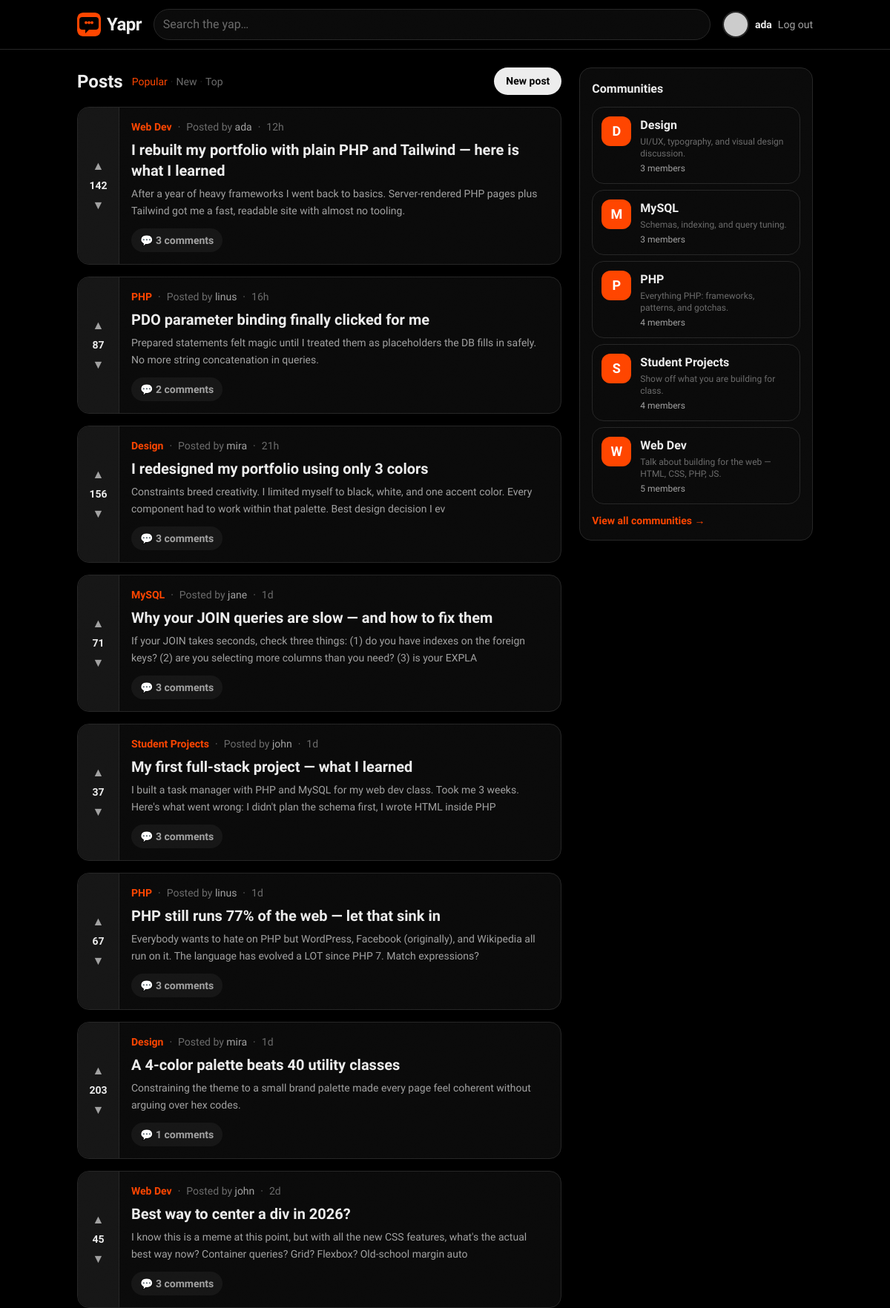
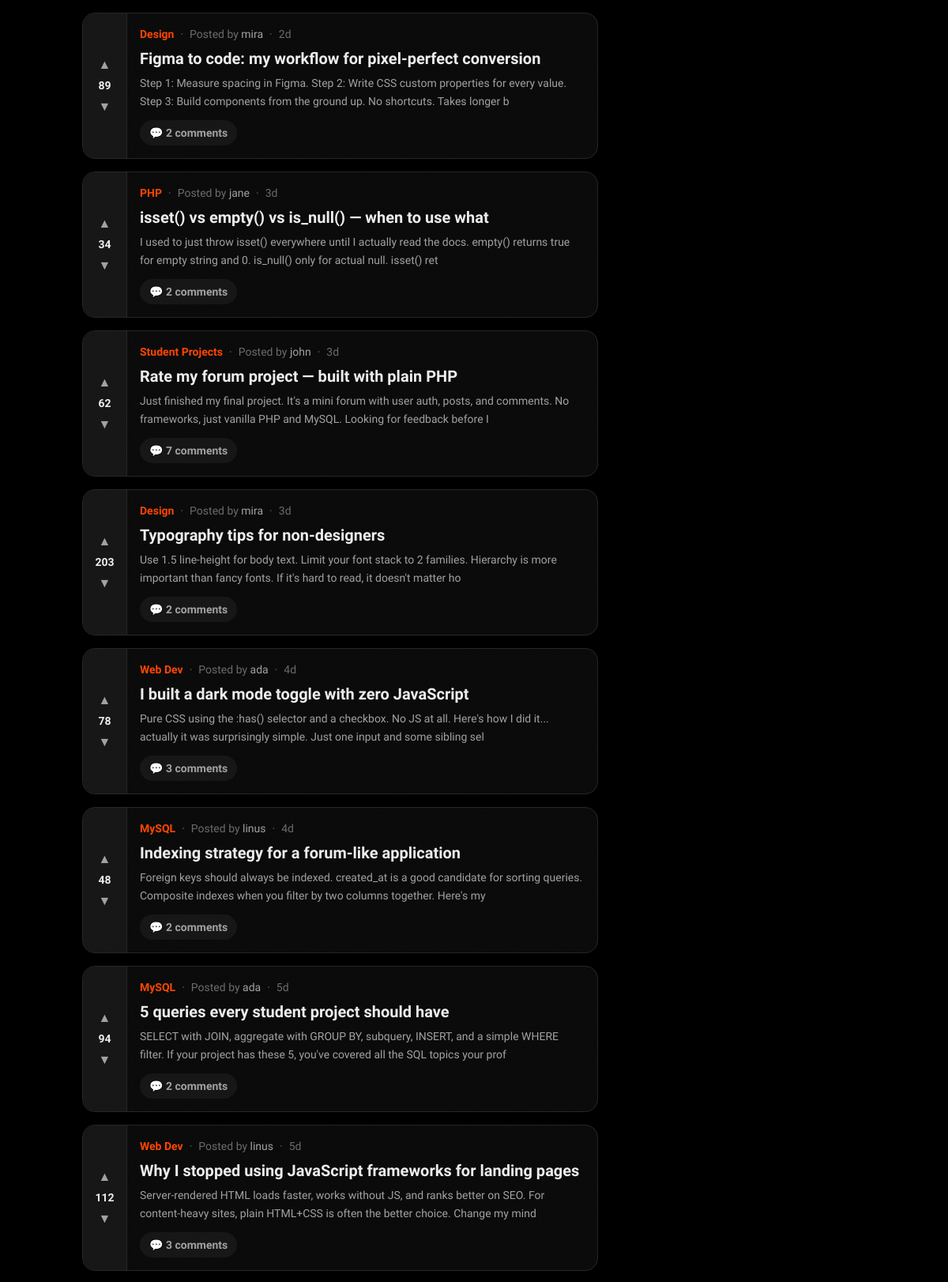
/index.php (signed in, upper part), run on the app's committed database (2 pictures, top to bottom).
### tables this page shows
CREATE TABLE posts (
    id           INT UNSIGNED AUTO_INCREMENT PRIMARY KEY,
    title        VARCHAR(255) NOT NULL,
    body         TEXT         NOT NULL,
    user_id      INT UNSIGNED NOT NULL,
    community_id INT UNSIGNED NOT NULL,
    score        INT          NOT NULL DEFAULT 0,
    created_at   TIMESTAMP    NOT NULL DEFAULT CURRENT_TIMESTAMP,
    updated_at   TIMESTAMP    NOT NULL DEFAULT CURRENT_TIMESTAMP ON UPDATE CURRENT_TIMESTAMP,
    FOREIGN KEY (user_id)      REFERENCES users(id)       ON DELETE CASCADE,
    FOREIGN KEY (community_id) REFERENCES communities(id) ON DELETE CASCADE
);

CREATE TABLE communities (
    id          INT UNSIGNED AUTO_INCREMENT PRIMARY KEY,
    name        VARCHAR(50)  NOT NULL,
    slug        VARCHAR(60)  NOT NULL UNIQUE,
    description TEXT         DEFAULT NULL,
    owner_id    INT UNSIGNED NOT NULL,
    created_at  TIMESTAMP    NOT NULL DEFAULT CURRENT_TIMESTAMP,
    FOREIGN KEY (owner_id) REFERENCES users(id) ON DELETE CASCADE
);

### api/includes/helpers.php (the view, shortened to what this page needs)
<?php
function timeAgo(string $datetime): string {
    $timestamp = strtotime($datetime);
    $diff = time() - $timestamp;
    if ($diff < 86400) return floor($diff / 3600) . 'h';
    if ($diff < 604800) return floor($diff / 86400) . 'd';
    return date('M j', $timestamp);
}
function esc($value): string {
    return htmlspecialchars((string) $value, ENT_QUOTES, 'UTF-8');
}
function avatarHtml(array $user, int $size = 10): string {
    $username = $user['username'] ?? 'guest';
    $initial = esc(mb_strtoupper(mb_substr($username, 0, 1)));
    $color = esc($user['avatar_color'] ?? '#ff4500');
    $px = $size * 4;
    $initialCircle = sprintf(
        '<div style="width:%1$dpx;height:%1$dpx;background-color:%2$s"'
        . ' class="flex items-center justify-center rounded-full border-2 border-line text-white font-semibold animate-scale-in">%3$s</div>',
        $px, $color, $initial
    );
    $url = $user['avatar_url'] ?? '';
    if ($url === '') {
        $url = 'https://api.dicebear.com/9.x/bottts/svg?seed=' . rawurlencode($username);
    }
    $fallback = "'" . str_replace('"', '&quot;', $initialCircle) . "'";
    return sprintf(
        '<img src="%1$s" alt="%2$s" width="%3$d" height="%3$d" loading="lazy"'
        . ' style="width:%3$dpx;height:%3$dpx;object-fit:cover;border-radius:9999px"'
        . ' class="rounded-full border-2 border-line object-cover"'
        . ' onerror="this.onerror=null;this.outerHTML=%4$s">',
        esc($url), esc($username), $px, $fallback
    );
}
function postCardHtml(array $post, int $index = 0): string {
    $author = $post['author']['username'] ?? 'unknown';
    $community = esc($post['community'] ?? '');
    $slug = esc($post['community_slug'] ?? '');
    $title = esc($post['title'] ?? '');
    $excerpt = esc(mb_substr($post['body'] ?? '', 0, 160));
    $score = esc($post['score'] ?? 0);
    $comments = esc($post['comments_count'] ?? 0);
    $time = esc($post['time'] ?? '');
    $id = (int) ($post['id'] ?? 0);
    $delay = min($index, 7) * 55;
    $comm = $community !== ''
        ? '<a href="community.php?slug=' . $slug . '" class="font-display font-semibold text-pop transition hover:underline">' . $community . '</a>'
        : '';
    return <<<HTML
    <div class="reveal" style="--reveal-delay:{$delay}ms">
      <article class="card flex overflow-hidden">
        <div class="vote-rail" data-score="{$score}">
          <button type="button" class="vote-btn is-up" aria-label="Upvote">▲</button>
          <span class="vote-score">{$score}</span>
          <button type="button" class="vote-btn is-down" aria-label="Downvote">▼</button>
        </div>
        <div class="min-w-0 flex-1 p-4">
          <div class="mb-2 flex flex-wrap items-center gap-2 text-sm text-ink-faint">
            {$comm}
            <span>·</span>
            <span>Posted by <span class="font-medium text-ink-soft">{$author}</span></span>
            <span>·</span>
            <span>{$time}</span>
          </div>
          <a href="post.php?id={$id}" class="block group">
            <h2 class="font-display text-xl font-semibold leading-snug text-ink transition group-hover:text-pop">{$title}</h2>
            <p class="mt-1.5 line-clamp-3 text-sm leading-relaxed text-ink-soft">{$excerpt}</p>
          </a>
          <div class="mt-3 flex items-center gap-3 text-sm text-ink-faint">
            <a href="post.php?id={$id}" class="pill bg-night-raised text-ink-soft transition hover:bg-pop hover:text-white">💬 {$comments} comments</a>
          </div>
        </div>
      </article>
    </div>
HTML;
}
function communityCardHtml(array $c, int $index = 0): string {
    $name = esc($c['name'] ?? '');
    $slug = esc($c['slug'] ?? '');
    $desc = esc($c['description'] ?? '');
    $members = esc($c['members_count'] ?? 0);
    $initial = esc(mb_strtoupper(mb_substr($c['name'] ?? '', 0, 1)));
    $delay = min($index, 7) * 55;
    return <<<HTML
    <div class="reveal" style="--reveal-delay:{$delay}ms">
      <a href="community.php?slug={$slug}" class="card flex items-start gap-3 p-3">
        <span class="flex h-10 w-10 shrink-0 items-center justify-center rounded-xl bg-pop font-display text-lg font-black text-white">{$initial}</span>
        <div class="min-w-0">
          <h3 class="font-display font-semibold text-ink">{$name}</h3>
          <p class="mt-0.5 line-clamp-2 text-xs text-ink-faint">{$desc}</p>
          <p class="mt-1 text-xs font-medium text-ink-soft">{$members} members</p>
        </div>
      </a>
    </div>
HTML;
}

### api/index.php (shortened to what this page needs)
<?php
require __DIR__ . '/includes/db.php';
require __DIR__ . '/includes/helpers.php';
$postsResult = mysqli_query($conn, "
    SELECT p.*, u.username AS author_username,
           c.name AS community_name, c.slug AS community_slug,
           (SELECT COUNT(*) FROM comments WHERE post_id = p.id) AS comments_count
    FROM posts p
    JOIN users u ON p.user_id = u.id
    JOIN communities c ON p.community_id = c.id
    ORDER BY p.created_at DESC
");
$posts = [];
while ($row = mysqli_fetch_assoc($postsResult)) {
    $row['author'] = ['username' => $row['author_username']];
    $row['community'] = $row['community_name'];
    $row['comments_count'] = $row['comments_count'] ?? 0;
    $row['author_id'] = $row['user_id'];
    $row['time'] = timeAgo($row['created_at']);
    $posts[] = $row;
}
$communitiesResult = mysqli_query($conn, "
    SELECT c.*, (SELECT COUNT(*) FROM community_members WHERE community_id = c.id) AS members_count
    FROM communities c ORDER BY c.name ASC
");
$communities = [];
while ($row = mysqli_fetch_assoc($communitiesResult)) {
    $communities[] = $row;
}
require __DIR__ . '/includes/header.php';
?>
<div class="grid gap-6 md:grid-cols-3">
  <section class="space-y-4 md:col-span-2">
    <div class="flex items-center justify-between">
      <div class="flex flex-wrap items-center gap-x-3 gap-y-1">
        <h1 class="font-display text-2xl font-bold text-ink">Posts</h1>
        <div class="flex items-center gap-1 text-sm font-medium">
          <span class="text-pop">Popular</span>
          <span class="text-line">·</span>
          <a href="#" class="text-ink-faint transition hover:text-ink">New</a>
          <span class="text-line">·</span>
          <a href="#" class="text-ink-faint transition hover:text-ink">Top</a>
        </div>
      </div>
      <?php if (isset($_SESSION['user'])): ?>
        <a href="create-post.php" class="btn-primary">New post</a>
      <?php endif; ?>
    </div>
    <?php foreach ($posts as $i => $post): ?>
      <?= postCardHtml($post, $i) ?>
    <?php endforeach; ?>
  </section>
  <aside class="space-y-4">
    <div class="card p-4">
      <h2 class="mb-3 font-display font-semibold text-ink">Communities</h2>
      <div class="space-y-2">
        <?php foreach (array_slice($communities, 0, 5) as $i => $c): ?>
          <?= communityCardHtml($c, $i) ?>
        <?php endforeach; ?>
      </div>
      <a href="communities.php" class="mt-3 block text-sm font-semibold text-pop hover:underline">View all communities →</a>
    </div>
  </aside>
</div>
<?php require __DIR__ . '/includes/footer.php'; ?>

### public/css/polish.css (style rules this page uses)
.reveal { opacity: 0; transform: translateY(20px); transition: opacity 0.35s cubic-bezier(0.23, 1, 0.32, 1), transform 0.35s cubic-bezier(0.23, 1, 0.32, 1); transition-delay: var(--reveal-delay, 0ms); }
.reveal.visible { opacity: 1; transform: translateY(0); }
.ripple-container { position: relative; overflow: hidden; }
html { background: #000; }

### api/includes/header.php (style rules this page uses)
:root { --ease-out: cubic-bezier(0.23, 1, 0.32, 1); }
body { background: #000000; -webkit-font-smoothing: antialiased; -moz-osx-font-smoothing: grayscale; }
.card { position: relative; border-radius: 1rem; border: 1px solid #262626; background: #0a0a0a; transition: transform 200ms var(--ease-out), border-color 200ms var(--ease-out), box-shadow 200ms var(--ease-out); }
.pill { display: inline-flex; align-items: center; justify-content: center; gap: 0.375rem; border-radius: 9999px; padding: 0.375rem 0.75rem; font-size: 0.875rem; font-weight: 600; transition: transform 150ms var(--ease-out), background 150ms var(--ease-out), color 150ms var(--ease-out); }
.btn-primary, .btn-pop { display: inline-flex; align-items: center; justify-content: center; border-radius: 9999px; padding: 0.5rem 1rem; font-size: 0.875rem; font-weight: 600; transition: transform 150ms var(--ease-out), background 150ms var(--ease-out), color 150ms var(--ease-out); }
.btn-primary { background: #ededed; color: #000; }
.vote-rail { display: flex; width: 3.5rem; flex-shrink: 0; flex-direction: column; align-items: center; justify-content: center; gap: 0.125rem; border-top-left-radius: 1rem; border-bottom-left-radius: 1rem; border-right: 1px solid #262626; background: #161616; padding: 0.75rem 0; color: #a1a1a1; }
.vote-btn { display: flex; height: 1.75rem; width: 1.75rem; align-items: center; justify-content: center; border-radius: 9999px; font-size: 1rem; line-height: 1; transition: transform 150ms var(--ease-out), background 150ms var(--ease-out), color 150ms var(--ease-out); }
.vote-score { font-family: "Bricolage Grotesque", system-ui, sans-serif; font-size: 0.875rem; font-weight: 700; font-variant-numeric: tabular-nums; color: #ededed; }

### data on the page
posts: $delay 0 (drawn), score "142", community.name "Web Dev", author "ada", time "12h", title "I rebuilt my portfolio with plain PHP and Tailwind — here is what I learned", body "After a year of heavy frameworks I went back to basics. Server-rendered PHP pages plus Tailwind got me a fast, readable site with almost no tooling.", comments "3"
posts: $delay 55 (drawn), score "87", community.name "PHP", author "linus", time "16h", title "PDO parameter binding finally clicked for me", body "Prepared statements felt magic until I treated them as placeholders the DB fills in safely. No more string concatenation in queries.", comments "2"
posts: $delay 110 (drawn), score "156", community.name "Design", author "mira", time "21h", title "I redesigned my portfolio using only 3 colors", body "Constraints breed creativity. I limited myself to black, white, and one accent color. Every component had to work within that palette. Best design decision I ev", comments "3"
posts: $delay 165 (drawn), score "71", community.name "MySQL", author "jane", time "1d", title "Why your JOIN queries are slow — and how to fix them", body "If your JOIN takes seconds, check three things: (1) do you have indexes on the foreign keys? (2) are you selecting more columns than you need? (3) is your EXPLA", comments "3"
posts: $delay 220 (drawn), score "37", community.name "Student Projects", author "john", time "1d", title "My first full-stack project — what I learned", body "I built a task manager with PHP and MySQL for my web dev class. Took me 3 weeks. Here's what went wrong: I didn't plan the schema first, I wrote HTML inside PHP", comments "3"
posts: $delay 275 (drawn), score "67", community.name "PHP", author "linus", time "1d", title "PHP still runs 77% of the web — let that sink in", body "Everybody wants to hate on PHP but WordPress, Facebook (originally), and Wikipedia all run on it. The language has evolved a LOT since PHP 7. Match expressions?", comments "3"
posts: $delay 330 (drawn), score "203", community.name "Design", author "mira", time "1d", title "A 4-color palette beats 40 utility classes", body "Constraining the theme to a small brand palette made every page feel coherent without arguing over hex codes.", comments "1"
posts: $delay 385 (drawn), score "45", community.name "Web Dev", author "john", time "2d", title "Best way to center a div in 2026?", body "I know this is a meme at this point, but with all the new CSS features, what's the actual best way now? Container queries? Grid? Flexbox? Old-school margin auto", comments "3"
posts: $delay 385 (drawn), score "89", community.name "Design", author "mira", time "2d", title "Figma to code: my workflow for pixel-perfect conversion", body "Step 1: Measure spacing in Figma. Step 2: Write CSS custom properties for every value. Step 3: Build components from the ground up. No shortcuts. Takes longer b", comments "2"
posts: $delay 385 (drawn), score "34", community.name "PHP", author "jane", time "3d", title "isset() vs empty() vs is_null() — when to use what", body "I used to just throw isset() everywhere until I actually read the docs. empty() returns true for empty string and 0. is_null() only for actual null. isset() ret", comments "2"
posts: $delay 385 (drawn), score "62", community.name "Student Projects", author "john", time "3d", title "Rate my forum project — built with plain PHP", body "Just finished my final project. It's a mini forum with user auth, posts, and comments. No frameworks, just vanilla PHP and MySQL. Looking for feedback before I", comments "7"
posts: $delay 385 (drawn), score "203", community.name "Design", author "mira", time "3d", title "Typography tips for non-designers", body "Use 1.5 line-height for body text. Limit your font stack to 2 families. Hierarchy is more important than fancy fonts. If it's hard to read, it doesn't matter ho", comments "2"
posts: $delay 385 (drawn), score "78", community.name "Web Dev", author "ada", time "4d", title "I built a dark mode toggle with zero JavaScript", body "Pure CSS using the :has() selector and a checkbox. No JS at all. Here's how I did it... actually it was surprisingly simple. Just one input and some sibling sel", comments "3"
posts: $delay 385 (drawn), score "48", community.name "MySQL", author "linus", time "4d", title "Indexing strategy for a forum-like application", body "Foreign keys should always be indexed. created_at is a good candidate for sorting queries. Composite indexes when you filter by two columns together. Here's my", comments "2"
posts: $delay 385 (drawn), score "94", community.name "MySQL", author "ada", time "5d", title "5 queries every student project should have", body "SELECT with JOIN, aggregate with GROUP BY, subquery, INSERT, and a simple WHERE filter. If your project has these 5, you've covered all the SQL topics your prof", comments "2"
posts: $delay 385 (drawn), score "112", community.name "Web Dev", author "linus", time "5d", title "Why I stopped using JavaScript frameworks for landing pages", body "Server-rendered HTML loads faster, works without JS, and ranks better on SEO. For content-heavy sites, plain HTML+CSS is often the better choice. Change my mind", comments "3"
communities: $delay 0 (drawn), name "D", name "Design", description "UI/UX, typography, and visual design discussion.", members "3"
communities: $delay 55 (drawn), name "M", name "MySQL", description "Schemas, indexing, and query tuning.", members "3"
communities: $delay 110 (drawn), name "P", name "PHP", description "Everything PHP: frameworks, patterns, and gotchas.", members "4"
communities: $delay 165 (drawn), name "S", name "Student Projects", description "Show off what you are building for class.", members "4"
communities: $delay 220 (drawn), name "W", name "Web Dev", description "Talk about building for the web — HTML, CSS, PHP, JS.", members "5"

### other printed values
$user['username'] "ada"
